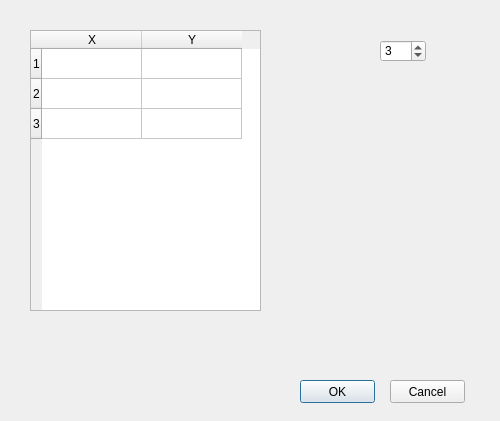
<?xml version="1.0" encoding="UTF-8"?>
<ui version="4.0">
 <class>Dialog_points</class>
 <widget class="QDialog" name="Dialog_points">
  <property name="geometry">
   <rect>
    <x>0</x>
    <y>0</y>
    <width>500</width>
    <height>421</height>
   </rect>
  </property>
  <property name="windowTitle">
   <string>Dialog</string>
  </property>
  <widget class="QSpinBox" name="spinBox">
   <property name="geometry">
    <rect>
     <x>380</x>
     <y>40</y>
     <width>46</width>
     <height>22</height>
    </rect>
   </property>
   <property name="minimum">
    <number>2</number>
   </property>
   <property name="maximum">
    <number>20</number>
   </property>
   <property name="value">
    <number>3</number>
   </property>
  </widget>
  <widget class="QTableWidget" name="tableWidget">
   <property name="geometry">
    <rect>
     <x>30</x>
     <y>30</y>
     <width>231</width>
     <height>281</height>
    </rect>
   </property>
   <property name="rowCount">
    <number>3</number>
   </property>
   <property name="columnCount">
    <number>2</number>
   </property>
   <row/>
   <row/>
   <row/>
   <column>
    <property name="text">
     <string>X</string>
    </property>
   </column>
   <column>
    <property name="text">
     <string>Y</string>
    </property>
   </column>
  </widget>
  <widget class="QPushButton" name="pushButton_OK">
   <property name="geometry">
    <rect>
     <x>300</x>
     <y>380</y>
     <width>75</width>
     <height>23</height>
    </rect>
   </property>
   <property name="text">
    <string>OK</string>
   </property>
  </widget>
  <widget class="QPushButton" name="pushButton_Cancel">
   <property name="geometry">
    <rect>
     <x>390</x>
     <y>380</y>
     <width>75</width>
     <height>23</height>
    </rect>
   </property>
   <property name="text">
    <string>Cancel</string>
   </property>
  </widget>
 </widget>
 <resources/>
 <connections/>
</ui>
